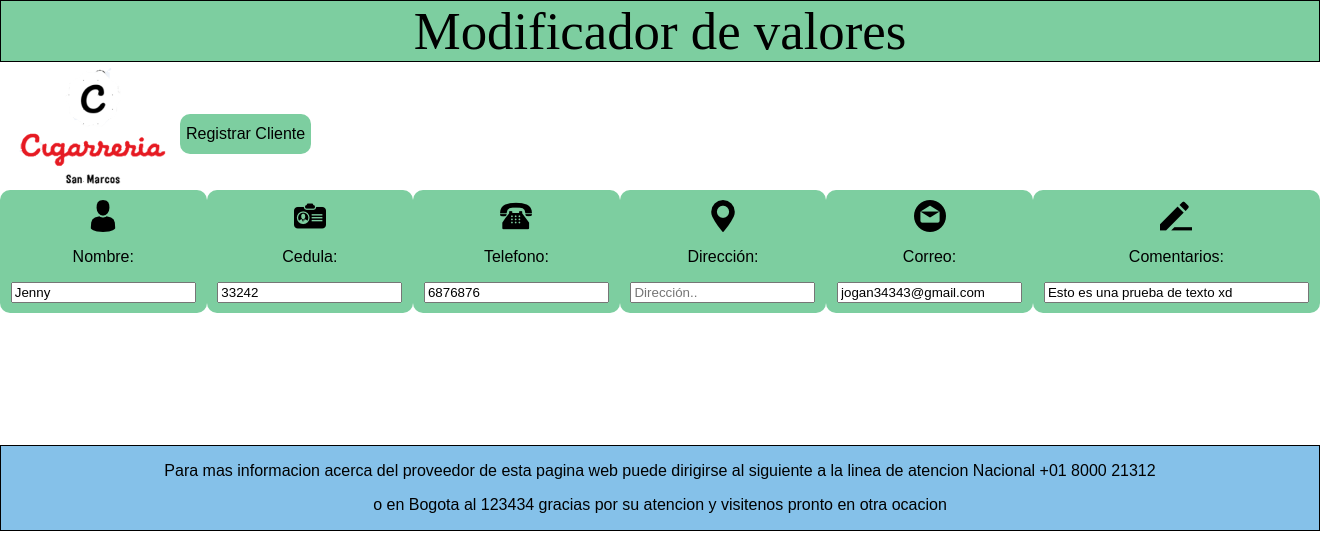
Page /Controlador/modificarClientesM.php?id=2 (signed in) on the committed database.
### tables this page shows
CREATE TABLE `clientesm` (
  `id` int(11) NOT NULL,
  `nombre` varchar(11) NOT NULL,
  `cedula` int(11) NOT NULL,
  `telefono` int(11) NOT NULL,
  `direccion` varchar(30) NOT NULL,
  `correo` varchar(100) NOT NULL,
  `comentarios` varchar(1000) NOT NULL
);

### Controlador/modificarClientesM.php (the view, shortened to what this page needs)
<?php
if(($_SESSION["codigo"]) !=''){
?>
 <html lang="es">
    <head>
        <link rel="stylesheet"  href="../Vista/CSS/estiloModificarClientesMm.css">
    </head>
 <body>
    <header>
  Modificador de valores
        </header>
    <article>
         <a href="../Vista/Interfaz_1.PHP"> <img src="../Vista/imagenes/Captura.png" class="inicio"></a>
     <br><br>
 <table>
     <div class="registro">
                                  <?php
          $id=$_REQUEST['id'];
         include("../modelo/ConexionDatos.php");
         $hola = "SELECT * FROM clientesm WHERE id='$id'";
         $resul= $conexion->query($hola);
         $fila=$resul->fetch_assoc();
           ?>
   <form action="../controlador/modificar_ClientesM.php?id=<?php echo $fila['id']; ?>" method="post" >
        <td><img src="../Vista/Imagenes/man-user.png"><p>Nombre:</p>
        <input type="text" id="name" name="nombre" placeholder="Nombres..." required value="<?php echo $fila['nombre']; ?>"/></td>
       <td><img src="../Vista/Imagenes/id-card.png"><p>Cedula:</p>
       <input type="text" id="name" name="cedula" placeholder="cedula..." value="<?php echo $fila['cedula']; ?>"/> </td>
        <td><img src="../Vista/Imagenes/call.png"><p>Telefono:</p>
        <input type="text" id="mail" name="telefono" placeholder="Telefono.." value="<?php echo $fila['telefono']; ?>" /></td>
        <td><img src="../Vista/Imagenes/adress.png"><p>Dirección:</p>
        <input type="text" id="mail" name="direccion" placeholder="Dirección.." value="<?php echo $fila['direccion']; ?>" /></td>
        <td><img src="../Vista/Imagenes/email.png"><p>Correo:</p>
        <input type="email" name="correo" placeholder="Correo..." required value="<?php echo $fila['correo']; ?>"></td>
         <td><img src="../Vista/Imagenes/comment.png"><p>Comentarios:</p>
         <input type="text"  id="username" size="30" maxlength="1000"  name="comentarios" placeholder="Escriba sus comentarios aquí" value="<?php echo $fila['comentarios']; ?>">
       </td>
       <input type="submit" name="button" id="button" value="Registrar Cliente" >
</form>
         </div>
      </table>
            </article>
                       <footer>
            <center>
            <p>Para mas informacion acerca del proveedor de esta pagina web puede dirigirse al siguiente a la linea de atencion Nacional +01 8000 21312</p>
            <p> o en Bogota al 123434 gracias por su atencion y visitenos pronto en otra ocacion</p></center>
        </footer>
    </body>
</html>
<?php
}else {
     echo'<script>alert("Necesitas ingresar tus datos nuevamente");
     window.history.go(-1);
     </script>';
    header("Location: inicio.php");
}
?>

### Vista/CSS/estiloModificarClientesMm.css (style rules this page uses)
body { margin: 0; padding: 0; background-size: cover; font-family: sans-serif; background-size: 100%; -moz-background-size: 100%; -o-background-size: 100%; -webkit-background-size: 100%; -khtml-background-size: 100%; }
header { margin-left: 0%; background:#7DCEA0; font-family:cursive ; font-size: 100%; border: 1px solid; font-size: 330%; text-align: center; }
.inicio { width: 180px; float: left; }
.registro { border-radius: 10px; }
.formulario ,td, input[type="submit"] { border: none; outline: none; height: 40px; color: black; font-size: 16px; background: #7DCEA0; border-radius: 10px; }
table { background-color: white; text-align: center; border-collapse: collapse; width: 100%; }
th, td { padding: 10; }
footer { margin-top: 10%; top:5%; background: #85C1E9 ; border: 1px solid; }

### rows in the picture
clientesm: nombre "Jenny", cedula "33242", telefono "6876876", correo "jogan34343@gmail.com", comentarios "Esto es una prueba de texto xd"
